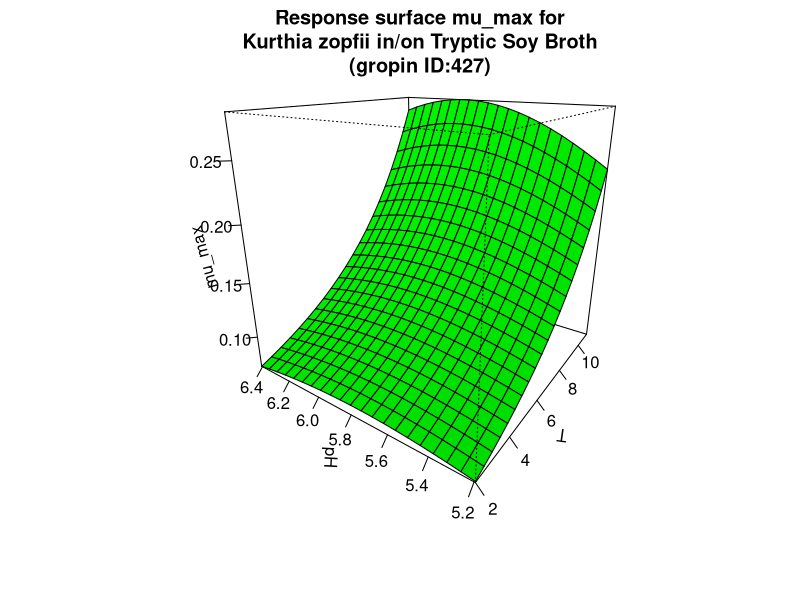

R code for this plot:
#############################
# start of Parameter script
#############################
T <- seq(1.998001998002,11.011,length.out=21)
pH <- seq(5.1948051948052,6.4064,length.out=21)
#############################
# end of Parameter script
#############################
############################# 
# start of Model script Gropin ID 427 
#############################
 
# constant coefficients for this model
 
variables <- data.frame(T,pH)
argumentsPar <- expand.grid(variables)
 
# heart of the model
response_surface <- function(T,pH) {
   mumax <-exp(-12.65+0.004234*(T^2)-0.3024*(pH^2)+0.01535*T*pH-0.004356*T+3.467*pH)

return(mumax=mumax)
} 

# output parameters
mumax <- cbind(argumentsPar,response_surface(argumentsPar['T'],argumentsPar['pH']))
colnames(mumax) <- c(colnames(argumentsPar),'mumax')
#############################
# End of Model script
#############################
############################# 
# start of Visualisation script Gropin ID 427 
#############################
persp(T,pH,matrix(unlist(mumax$mumax),nrow=21),col = 'green',xlab='T',ylab='pH',zlab='mu_max',main='Response surface mu_max for
Kurthia zopfii in/on Tryptic Soy Broth
(gropin ID:427)',theta=305,phi=20,shade=0.25,ticktype = 'detailed')
#############################
# End of Visualisation script
#############################
